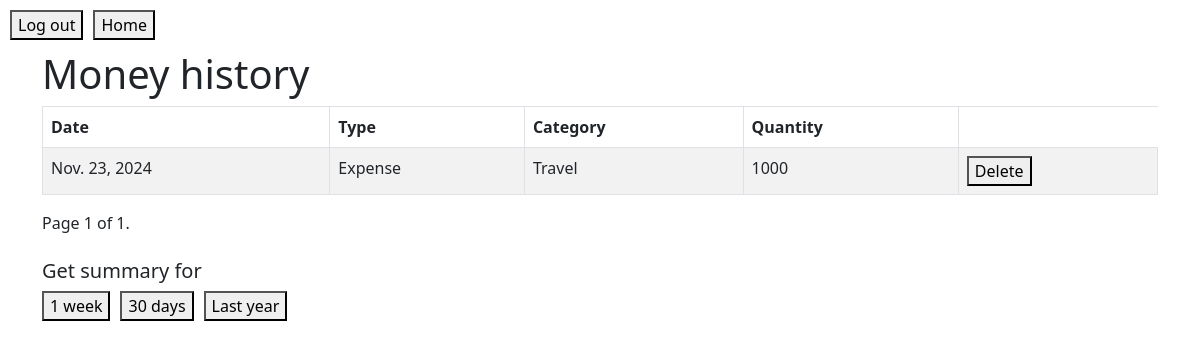
The page /history (signed in) on the database as committed earlier.
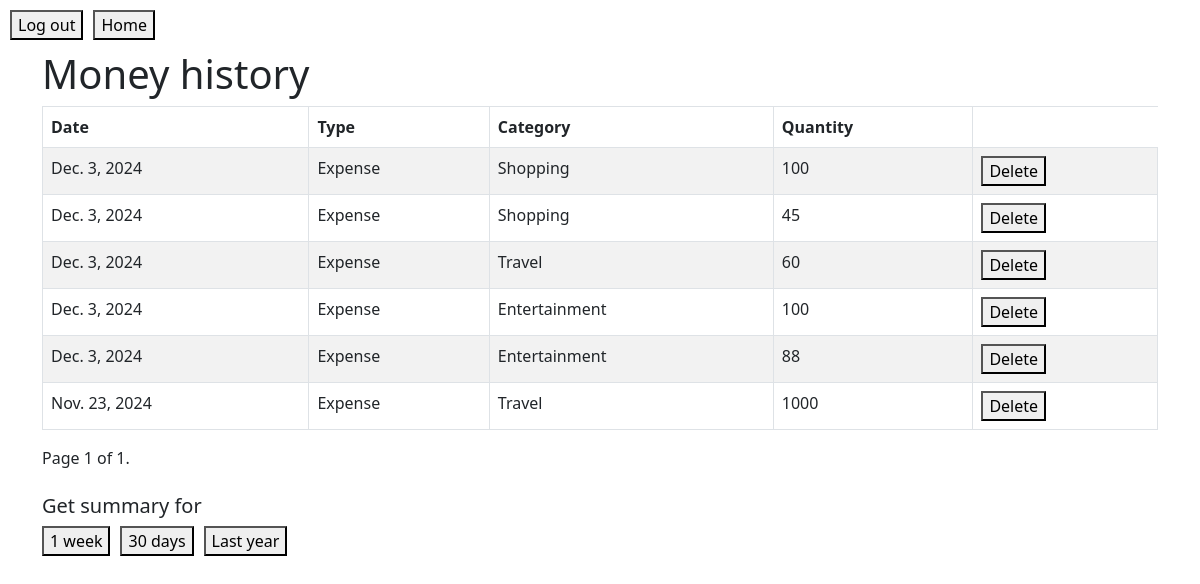
The same page on the database as committed later.
### app/models.py (models this page shows)
class AddMoneyInfo(models.Model):
    user = models.ForeignKey(User, on_delete=models.CASCADE)
    money_type = models.CharField(max_length=20, choices = ADD_EXPENSE)
    quantity = models.IntegerField()
    date = models.DateField(default=now)
    category = models.CharField(max_length=20, choices=SELECT_CATEGORY, default="Food")

### app/views.py (the view)
# urls.py: path("history", views.history, name="history"),
def history(request):
    if not request.user.is_authenticated:
        return render(request, "index.html")
    user_addings = AddMoneyInfo.objects.filter(user=request.user).order_by('-date')
    paginator = Paginator(user_addings, 7)
    page_number = request.GET.get("page")
    page_obj = paginator.get_page(page_number)
    return render(request, "history.html", {"page_obj": page_obj})

### app/templates/history.html (shortened to what this page needs)
{% extends "layout.html" %}
{% block body %}
{% include "header.html" %}
    <div class="container">
        <div class="row">
            <div class="col-12 col-lg-12">
                <h1>Money history</h1>
                <div class="table-responsive">
                    <table class="table table-striped table-bordered">
                        <thead>
                            <tr>
                                <th>Date</th>
                                <th>Type</th>
                                <th>Category</th>
                                <th>Quantity</th>
                            </tr>
                        </thead>
                        <tbody>
                            {% for listing in page_obj %}
                            <tr>
                                <td>{{ listing.date }}</td>
                                <td>{{ listing.get_money_type_display}}</td>
                                <td>{{ listing.get_category_display }}</td>
                                <td>{{ listing.quantity }}</td>
                                <td>
                                    <form method="post" action="{%  url 'delete_expense' %}">
                                        <button type="submit">Delete</button>
                                    </form>
                                </td>
                            </tr>
                            {% endfor %}
                        </tbody>
                    </table>
                    <div class="pagination">
                        <span class="step-links">
                            <span class="current">
                                Page {{ page_obj.number }} of {{ page_obj.paginator.num_pages }}.
                            </span>
                        </span>
                    </div>
                    <br>
                    <h5>Get summary for</h5>
                    <div style="display: flex; gap: 10px;">
                        <form method="get" action="{% url 'one_week' %}">
                            <button type="submit">1 week</button>
                        </form>
                        <form method="get" action="{% url 'thirty_days' %}">
                            <button type="submit">30 days</button>
                        </form>
                        <form>
                            <button type="submit">Last year</button>
                        </form>
                    </div>
                </div>
            </div>
        </div>
    </div>
{% endblock %}

### app/templates/layout.html (shortened to what this page needs)
<!DOCTYPE html>
<html lang="en">
    <head>
        {% load static %}
        <link rel="stylesheet" href="https://cdn.jsdelivr.net/npm/bootstrap@5.3.0-alpha1/dist/css/bootstrap.min.css">
        <link rel="stylesheet" href="{% static 'style.css' %}">
    </head>
    <body>
        {% block body %}{% endblock %}
    </body>
</html>

### app/templates/header.html (shortened to what this page needs)
<header>
    <div style="display: flex; gap: 10px; padding: 10px;">
        <form method="post" action="{% url 'logout' %}">
            <button type="submit">Log out</button>
        </form>
        <form method="get" action="{% url 'home' %}">
            <button type="submit">Home</button>
        </form>
    </div>
</header>

Rows that differ between the two databases and show on the page:
added AddMoneyInfo: date "Dec. 3, 2024", money_type "Expense", category "Shopping", quantity "100"
added AddMoneyInfo: date "Dec. 3, 2024", money_type "Expense", category "Shopping", quantity "45"
added AddMoneyInfo: date "Dec. 3, 2024", money_type "Expense", category "Travel", quantity "60"
added AddMoneyInfo: date "Dec. 3, 2024", money_type "Expense", category "Entertainment", quantity "100"
added AddMoneyInfo: date "Dec. 3, 2024", money_type "Expense", category "Entertainment", quantity "88"
